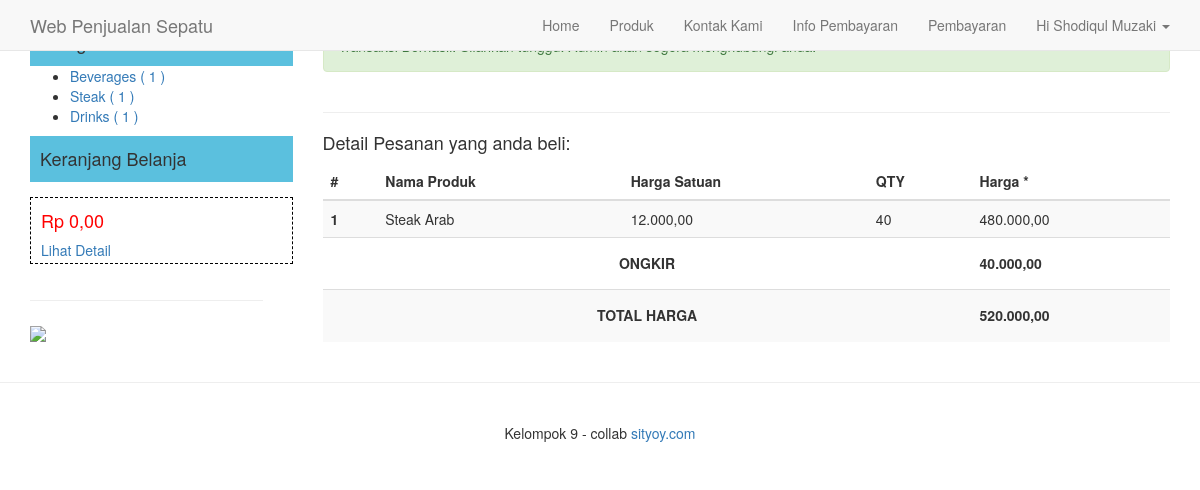
The app's page /success.php (signed in) with its own data.
### tables this page shows
CREATE TABLE `user` (
  `id` int(5) NOT NULL,
  `nama` varchar(50) NOT NULL,
  `email` varchar(75) NOT NULL,
  `telephone` varchar(20) NOT NULL,
  `alamat` text NOT NULL,
  `password` varchar(100) NOT NULL,
  `status` enum('user','admin') NOT NULL
);

CREATE TABLE `kategori_produk` (
  `id` int(3) NOT NULL,
  `nama` varchar(100) NOT NULL,
  `deskripsi` text NOT NULL
);

CREATE TABLE `detail_pesanan` (
  `id` int(11) NOT NULL,
  `produk_id` int(11) NOT NULL,
  `qty` int(11) NOT NULL,
  `pesanan_id` int(11) NOT NULL
);

CREATE TABLE `produk` (
  `id` int(4) NOT NULL,
  `nama` varchar(100) NOT NULL,
  `deskripsi` text NOT NULL,
  `gambar` varchar(200) NOT NULL,
  `harga` decimal(10,0) NOT NULL,
  `kategori_produk_id` int(11) NOT NULL
);

CREATE TABLE `pesanan` (
  `id` int(5) NOT NULL,
  `tanggal_pesan` datetime NOT NULL,
  `tanggal_digunakan` datetime NOT NULL,
  `user_id` int(5) NOT NULL,
  `nama` varchar(100) NOT NULL,
  `alamat` text NOT NULL,
  `kota` varchar(255) NOT NULL,
  `ongkir` int(11) NOT NULL,
  `telephone` varchar(20) NOT NULL,
  `read` enum('0','1') NOT NULL,
  `status` enum('lunas','belum lunas','','') NOT NULL
);

### inc/config.php (called while the page is built, shortened)
<?php
	$url = "https://sityoy.smksislambahagia.sch.id/";
	$no = 1;
?>

### success.php (the view, shortened to what this page needs)
<?php
	include"inc/config.php";
	include"layout/header.php";
?>
		<div class="col-md-9">
			<div class="alert alert-success">Transaksi Berhasil. Silahkan tunggu. Admin akan segera menghubungi anda.</div>
			<div class="row">
			<div class="col-md-12">
				<hr>
				<h4>
                   Detail Pesanan yang anda beli:
                </h4>
				<table class="table table-striped table-hove">
		<thead>
				<tr>
					<th>#</th>
					<th>Nama Produk</th>
					<th>Harga Satuan</th>
					<th>QTY</th>
					<th>Harga *</th>
				</tr>
			</thead>
			<tbody>
		 <?php
			$pes = mysqli_fetch_array(mysqli_query($GLOBALS["___mysqli_ston"], "SELECT*FROM pesanan where user_id='$_SESSION[iam_user]' order by id DESC limit 1"));
			$q = mysqli_query($GLOBALS["___mysqli_ston"], "select*from detail_pesanan where pesanan_id='$pes[id]'");
			$ongkir = $pes['ongkir'];
			$total = 0;
		 while($data=mysqli_fetch_object($q)){ ?>
				<tr>
					<th scope="row"><?php echo $no++; ?></th>
					<?php
						$katpro = mysqli_query($GLOBALS["___mysqli_ston"], "select*from produk where id='$data->produk_id'");
								$p = mysqli_fetch_object($katpro);
					?>
					<td><?php echo $p->nama ?></td>
					<td><?php echo number_format($p->harga, 2, ',', '.')  ?></td>
					<td><?php echo $data->qty ?></td>
					<?php $t = $data->qty*$p->harga;
						$total += $t;
					?>
					<td><?php echo number_format($t, 2, ',', '.')  ?></td>
				</tr>
			<?php } ?>
				<tr>
					<td colspan="4" class="text-center">
					<h5><b>ONGKIR</b></h5>
					</td>
					<td class="text-bold">
					<h5><b><?php  echo number_format($pes['ongkir'], 2, ',', '.') ?></b></h5>
					</td>
				</tr>
				<tr>
					<td colspan="4" class="text-center">
					<h5><b>TOTAL HARGA</b></h5>
					</td>
					<td class="text-bold">
					<h5><b><?php  echo number_format($total+$ongkir, 2, ',', '.') ?></b></h5>
					</td>
				</tr>
			</tbody>
		</table>
			</div>
			</div>
		</div>
<?php include"layout/footer.php"; ?>

### layout/header.php (shortened to what this page needs)
<!DOCTYPE html>
<html lang="en">
  <head>
    <link href="<?php echo $url ?>assets/bootstrap/css/bootstrap.css" rel="stylesheet">
    <link href="<?php echo $url ?>assets/bootstrap/css/datetimepicker.css" rel="stylesheet">
    <link href="<?php echo $url ?>assets/css/navbar-fixed-top.css" rel="stylesheet">
    <link href="<?php echo $url ?>assets/css/full-slider.css" rel="stylesheet">
    <link href="<?php echo $url ?>assets/css/style.css" rel="stylesheet">
  </head>
  <body>
    <nav class="navbar navbar-default navbar-fixed-top navbar-blue">
      <div class="container">
        <div class="navbar-header">
          <a class="navbar-brand" href="#">Web Penjualan Sepatu</a>
        </div>
        <div id="navbar" class="navbar-collapse collapse">
          <ul class="nav navbar-nav navbar-right">
            <li><a href="<?php echo $url ?>">Home</a></li>
            <li><a href="<?php echo $url ?>menu.php">Produk</a></li>
            <li><a href="<?php echo $url ?>kontak.php">Kontak Kami</a></li>
            <li><a href="<?php echo $url ?>info.php">Info Pembayaran</a></li>
            <?php if(!empty($_SESSION['iam_user'])){ ?>
			<?php
				$user = mysqli_fetch_object(mysqli_query($GLOBALS["___mysqli_ston"], "SELECT*FROM user where id='$_SESSION[iam_user]'"));
			?>
      <li><a href="<?php echo $url ?>pembayaran.php">Pembayaran</a></li>
			<li class="dropdown">
              <a href="#" class="dropdown-toggle" data-toggle="dropdown" role="button" aria-haspopup="true" aria-expanded="false">Hi <?php echo $user->nama; ?> <span class="caret"></span></a>
            </li>
			<?php } ?>
          </ul>
        </div>
      </div>
    </nav>
	<div class="container" style="margin-top:20px;">
	<div class="row">
		<div class="col-md-3">
			<div style="background:#5bc0de; width:100%; height:auto; padding-top:3px;padding-bottom:3px; padding-left:10px;">
			<h4>Kategori Produk</h4>
			</div>
			<ul class="kategori">
				<?php
					$kategori = mysqli_query($GLOBALS["___mysqli_ston"], "SELECT * FROM kategori_produk");
					while($data = mysqli_fetch_array($kategori)){
				?>
					<li><a href="<?php echo $url; ?>menu.php?kategori=<?php echo $data['id'] ?>"><?php echo $data['nama']; ?> (
					<?php
						$ck = mysqli_num_rows(mysqli_query($GLOBALS["___mysqli_ston"], "SELECT * FROM produk WHERE kategori_produk_id='$data[id]'"));
						if($ck > 0){ echo $ck; }else{ echo 0; } ?>
					)</a></li>
				<?php } ?>
			</ul>
			<div style="background:#5bc0de; width:100%; height:auto; padding-top:3px;padding-bottom:3px; padding-left:10px; 	margin-bottom:15px;">
				<h4>Keranjang Belanja</h4>
			</div>
			<div style=" width:100%; height:auto; padding-top:3px;padding-bottom:3px; padding-left:10px; 	margin-bottom:15px; border: 1px dashed #000;">
			<?php
                            if(isset($_SESSION['cart'])){
                                $total = 0;
                                $cart = unserialize($_SESSION['cart']);
                                if($cart == ''){
                                    $cart = [];
                                }
                                foreach($cart as $id => $qty){
                                    $product = mysqli_fetch_array(mysqli_query($GLOBALS["___mysqli_ston"], "select * from produk WHERE id='$id'"));
                                    if(isset($product)){
                                       $t = $qty * $product['harga'];
                                       $total += $t;
                                    }
                                }
                                echo '<h4 style="color:#f00;">Rp '. number_format($total, 2, ',', '.') .'</h4>';
                            }else{
                                echo '<h4 style="color:#f00;">Rp 0,00</h4>';
                            }
                        ?>
				<a href="<?php echo $url; ?>keranjang.php">Lihat Detail</a>
			</div>
			<div class="row col-md-12">
			</div>
			<div class="row col-md-12">
				<hr>
				<img src="<?php echo $url.'assets/img/me.png'; ?>" width="100%"><br><br>
			</div>
		</div>

### records on screen
user: nama "Shodiqul Muzaki"
kategori_produk: nama "Beverages", ck "1"
kategori_produk: nama "Steak", ck "1"
kategori_produk: nama "Drinks", ck "1"
detail_pesanan: produk.nama "Steak Arab", produk.harga "12.000,00", qty "40", qty.harga "480.000,00"
pesanan: ongkir "40.000,00", $total+$ongkir "520.000,00"
